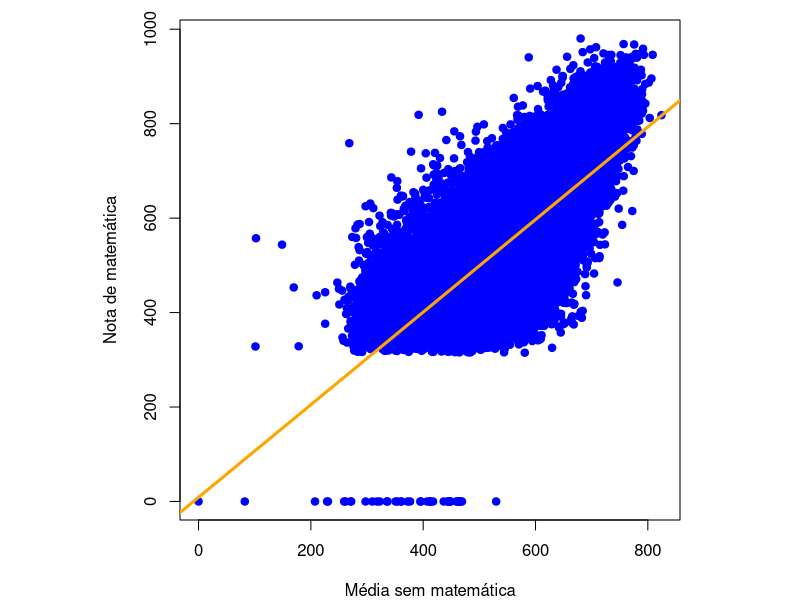
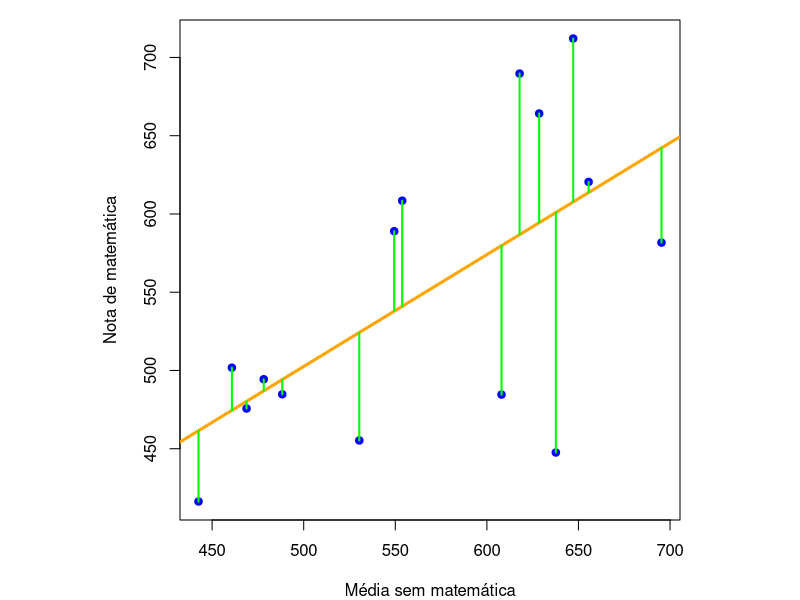
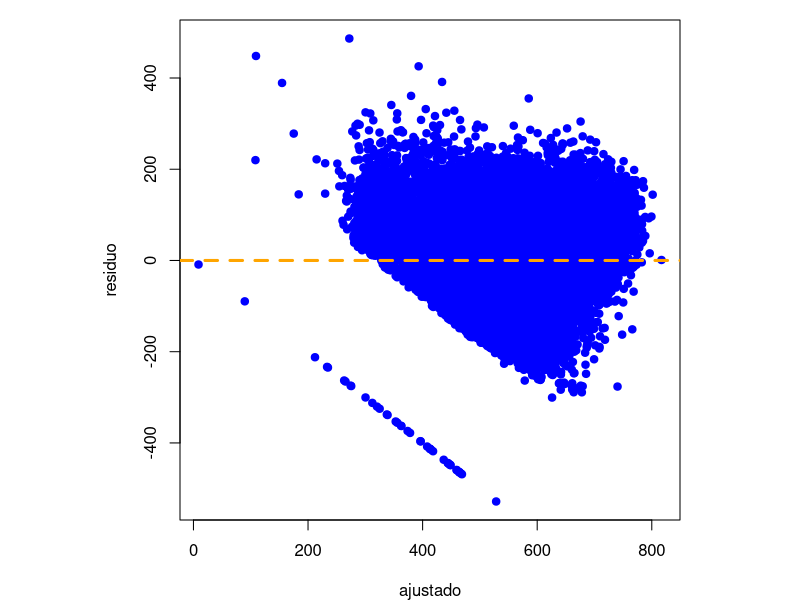

Write the R code that produced these figures, in order.
dataset <- read.csv("dados-enem-2021-2025.csv", header = TRUE, sep = ";")

# Seleciona as cinco notas do ENEM que serão utilizadas nos cálculos
colunas_int <- c("NU_NOTA_CN", "NU_NOTA_CH", "NU_NOTA_LC", "NU_NOTA_MT", "NU_NOTA_REDACAO")

# Troca vírgula por ponto e converte as notas para valores numéricos
dataset[colunas_int] <- lapply(
  dataset[colunas_int],
  function(x) as.numeric(gsub(",", ".", x))
)

# Remove as linhas que possuem pelo menos um valor ausente
dataset <- na.omit(dataset)

# Calcula a média das cinco notas do ENEM para cada participante
dataset$MEDIA <- rowMeans(
  dataset[, c(
    "NU_NOTA_CN",
    "NU_NOTA_CH",
    "NU_NOTA_LC",
    "NU_NOTA_MT",
    "NU_NOTA_REDACAO"
  )]
)

# Calcula uma média sem a nota de Matemática.
# Ela será usada para analisar a relação com a própria nota de Matemática.
dataset$MEDIA_MT <- rowMeans(
  dataset[, c(
    "NU_NOTA_CN",
    "NU_NOTA_CH",
    "NU_NOTA_LC",
    "NU_NOTA_REDACAO"
  )]
)

# Ajusta o modelo linear para prever a nota de Matemática
m <- lm(NU_NOTA_MT ~ MEDIA_MT, data = dataset)

# Ajusta as margens e mantém o gráfico com proporção quadrada
par(mar=c(4,4,1,1), pty="s")

# Gráfico de dispersão entre a média sem Matemática e a nota de Matemática
plot(dataset$MEDIA_MT, dataset$NU_NOTA_MT,
     pch=19, col="blue",
     xlab="Média sem matemática",
     ylab="Nota de matemática")

# Adiciona ao gráfico a reta estimada pela regressão linear
abline(m, col="orange", lwd=3)

# Seleciona apenas os 15 primeiros participantes para facilitar a visualização
i <- 1:15

# Ajusta o modelo linear usando os 15 primeiros participantes
m0 <- lm(NU_NOTA_MT[i] ~ MEDIA_MT[i], data = dataset)

# Configura o espaço do gráfico
par(mar = c(4,4,1,1), pty = "s")

# X = média sem Matemática
# Y = nota observada de Matemática
plot(dataset$MEDIA_MT[i], dataset$NU_NOTA_MT[i],
     pch = 19, col = "blue",
     xlab = "Média sem matemática",
     ylab = "Nota de matemática")

# Adiciona a reta de regressão ao gráfico
abline(m0, col = "orange", lwd = 3)

# Mostra os resíduos, isto é, a diferença entre a nota observada e a nota prevista
segments(dataset$MEDIA_MT[i], dataset$NU_NOTA_MT[i],
         dataset$MEDIA_MT[i], fitted(m0),
         col = "green", lwd = 2)

# Mostra os coeficientes do modelo
coef(m)

# Gráfico dos valores ajustados contra os resíduos do modelo
par(mar=c(4,4,1,1), pty="s")
plot(fitted(m), resid(m), pch=19, col="blue",
     xlab="ajustado", ylab="residuo")

# Linha de referência para verificar a distribuição dos resíduos em torno de zero
abline(h=0, col="orange", lwd=3, lty=2)

# Teste de Breusch-Pagan
# Instala e carrega o pacote usado para testes de regressão
install.packages("lmtest")
library(lmtest)

# Aplica o teste de Breusch-Pagan para verificar heterocedasticidade
bptest(m)

# Avaliação e treinamento do modelo

# Garante que a divisão da amostra possa ser reproduzida
set.seed(1)

# Separa aproximadamente 70% dos dados para treino e 30% para teste
n <- nrow(dataset)
itr <- sample(seq_len(n), size = round(0.7 * n))

# Cria os conjuntos de treinamento e teste
tr <- dataset[itr, ]
te <- dataset[-itr, ]

# Ajusta o modelo usando apenas os dados de treinamento
m1 <- lm(NU_NOTA_MT ~ MEDIA_MT, data = tr)
m2 <- lm(NU_NOTA_MT ~ MEDIA_MT + MEDIA, data = tr)

# Função para calcular o erro quadrático médio (MSE)
mse <- function(m,d) mean((d$NU_NOTA_MT-predict(m,d))^2)

# Calcula a raiz do MSE (RMSE) dos modelo no conjunto de teste
sqrt(c(m1 =mse(m1,te), m2=mse(m2,te)))
